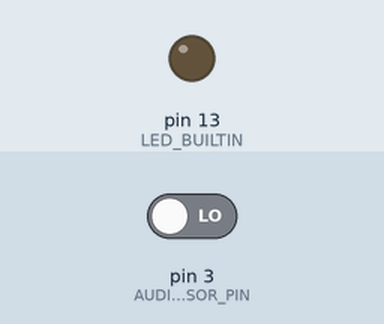
Recording of a sketch running on a simulated Arduino Uno, built with avr-gcc and run on an emulated ATmega328P. Parts: output pins drawn as LEDs (lit = HIGH). Inputs (shaded band) come from the test bench; at power-on: pin 3 (AUDIO_SENSOR_PIN) LOW.

Above: at 1.2 s.
1.3 s: pin 3 (AUDIO_SENSOR_PIN) driven HIGH
At 1.7 s:
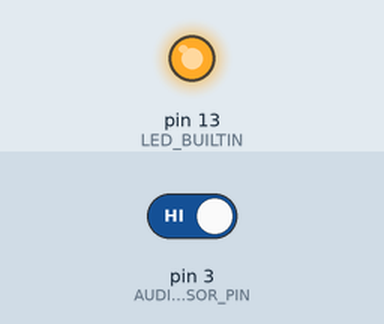
4.3 s: pin 3 (AUDIO_SENSOR_PIN) driven LOW
At 4.9 s:
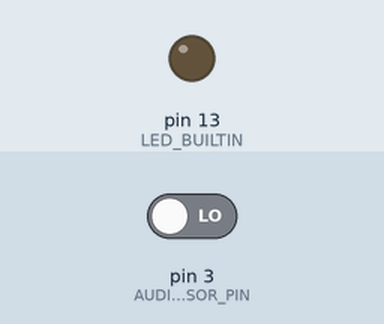
Timing chart, 0 to 7.3 s (numbered marks = the images above; inputs shaded):
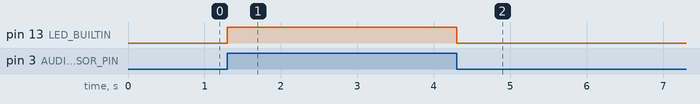

Measured:
- after the input at 1.3 s, pin 13 (LED_BUILTIN): LOW → HIGH at once
- after the input at 4.3 s, pin 13 (LED_BUILTIN): HIGH → LOW at once

The sketch:

SoundSensor.ino
```cpp
/*
  KY-037/KY-038 sound sensor module

  - VDD supply is 5V.

  - The only difference between KY-037 and KY-038 is the size of the MIC
    (KY-037 has a bigger MIC).

  - Audio sensor's analog output is not amplified and thus impossible to
    read as analog input.
*/

const byte AUDIO_SENSOR_PIN = 3;

void setup()
{
  pinMode(AUDIO_SENSOR_PIN, INPUT);
  pinMode(LED_BUILTIN, OUTPUT);
}

void loop()
{
  if (digitalRead(AUDIO_SENSOR_PIN))
  {
    digitalWrite(LED_BUILTIN, HIGH);
    delay(500);
    digitalWrite(LED_BUILTIN, LOW);
  }
}
```
